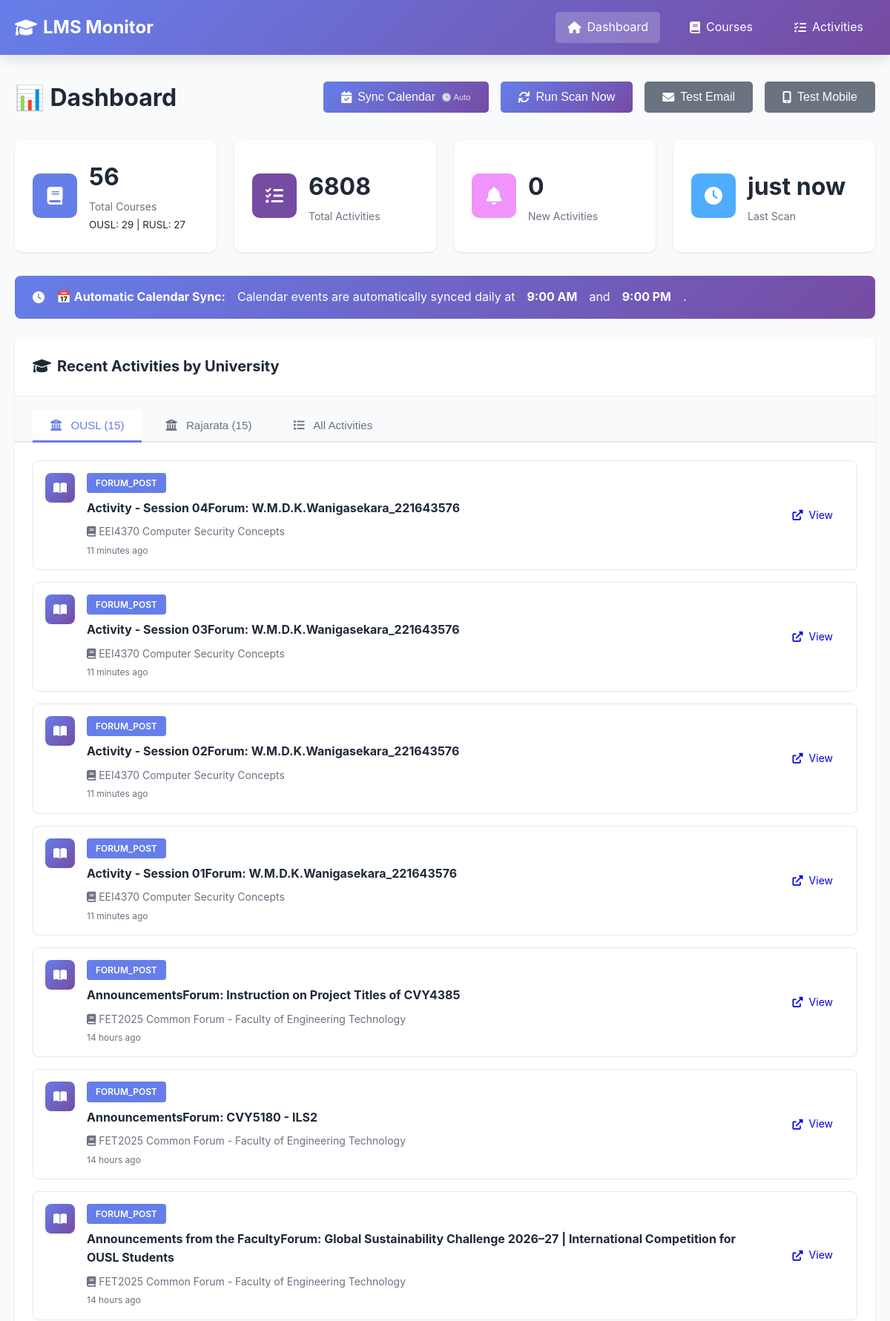
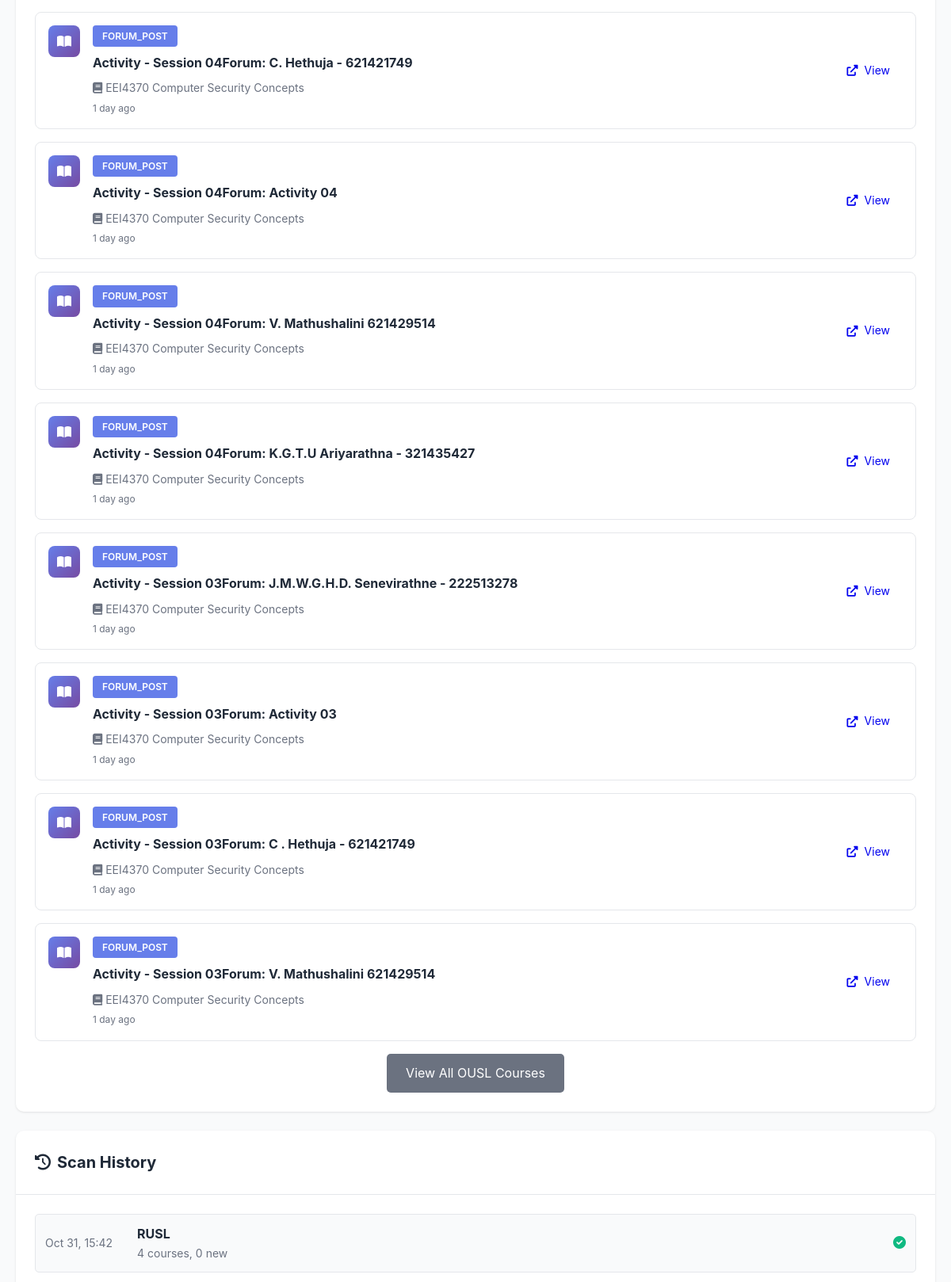
The page / (upper part) on the database its author committed (2 pictures, top to bottom).
### tables this page shows
CREATE TABLE scan_history (
                id INTEGER PRIMARY KEY AUTOINCREMENT,
                lms_name TEXT NOT NULL,
                scan_time TIMESTAMP DEFAULT CURRENT_TIMESTAMP,
                courses_found INTEGER,
                activities_found INTEGER,
                new_activities INTEGER,
                status TEXT,
                error_message TEXT
            );

CREATE TABLE courses (
                id INTEGER PRIMARY KEY AUTOINCREMENT,
                course_id TEXT UNIQUE NOT NULL,
                lms_name TEXT NOT NULL,
                course_name TEXT NOT NULL,
                course_url TEXT,
                first_seen TIMESTAMP DEFAULT CURRENT_TIMESTAMP,
                last_checked TIMESTAMP DEFAULT CURRENT_TIMESTAMP
            );

### app.py (the view, shortened to what this page needs)
@app.route('/')
def index():
    stats = db.get_stats()
    recent_activities = db.get_recent_activities(limit=20)
    scan_history = db.get_scan_history(limit=10)
    ousl_activities = db.get_activities_by_lms('OUSL', limit=15)
    rusl_activities = db.get_activities_by_lms('RUSL', limit=15)
    upcoming_deadlines = db.get_all_upcoming_deadlines(days_ahead=365)
    import re
    is_render = os.getenv('RENDER') is not None or os.getenv('RAILWAY_ENVIRONMENT') is not None
    return render_template('index.html',
                          stats=stats,
                          recent_activities=recent_activities,
                          ousl_activities=ousl_activities,
                          rusl_activities=rusl_activities,
                          upcoming_deadlines=upcoming_deadlines,
                          scan_history=scan_history,
                          is_render=is_render)

### app.py (called while the page is built)
@app.template_filter('datetime')
def format_datetime(value, format='%Y-%m-%d %H:%M:%S'):
    if value is None:
        return ''
    if isinstance(value, str):
        try:
            value = datetime.fromisoformat(value.replace('Z', '+00:00'))
        except:
            return value
    if value.tzinfo is None:
        from datetime import timezone
        value = value.replace(tzinfo=timezone.utc)
    from datetime import timezone, timedelta
    colombo_tz = timezone(timedelta(hours=5, minutes=30))
    local_time = value.astimezone(colombo_tz)
    return local_time.strftime(format)

### database.py (called while the page is built)
    def get_connection(self):
        return sqlite3.connect(self.db_path)

    def get_recent_activities(self, limit: int = 50) -> List[Dict[str, Any]]:
        conn = self.get_connection()
        cursor = conn.cursor()
        cursor.execute("""
            SELECT
                a.activity_id,
                a.activity_type,
                a.title,
                a.description,
                a.url,
                a.deadline,
                a.first_seen,
                a.is_new,
                c.course_name,
                c.lms_name
            FROM activities a
            JOIN courses c ON a.course_id = c.course_id
            ORDER BY a.first_seen DESC
            LIMIT ?
        """, (limit,))
        columns = [desc[0] for desc in cursor.description]
        activities = [dict(zip(columns, row)) for row in cursor.fetchall()]
        conn.close()
        return activities

    def get_activities_by_lms(self, lms_name: str, limit: int = 20) -> List[Dict[str, Any]]:
        conn = self.get_connection()
        cursor = conn.cursor()
        cursor.execute("""
            SELECT
                a.activity_id,
                a.activity_type,
                a.title,
                a.description,
                a.url,
                a.deadline,
                a.first_seen,
                a.is_new,
                c.course_name,
                c.lms_name
            FROM activities a
            JOIN courses c ON a.course_id = c.course_id
            WHERE c.lms_name = ?
            ORDER BY a.first_seen DESC
            LIMIT ?
        """, (lms_name, limit))
        columns = [desc[0] for desc in cursor.description]
        activities = [dict(zip(columns, row)) for row in cursor.fetchall()]
        conn.close()
        return activities

### templates/index.html (shortened to what this page needs)
{% extends "base.html" %}  {% block content %}
<div class="dashboard">
  <div class="page-header">
    <h1>📊 Dashboard</h1>
    <div class="actions">
      <button
        onclick="syncCalendar()"
        class="btn btn-primary"
        title="Auto-syncs daily at 9 AM & 9 PM"
      >
        <i class="fas fa-calendar-check"></i> Sync Calendar
        <span style="font-size: 0.7em; opacity: 0.8">🕒 Auto</span>
      </button>
      {% if is_render %}
      <button class="btn btn-secondary" disabled title="Scanning is automated via GitHub Actions (runs twice daily)">
        <i class="fas fa-sync"></i> Auto Scan (GitHub Actions)
      </button>
      {% else %}
      <button onclick="triggerScan()" class="btn btn-primary">
        <i class="fas fa-sync"></i> Run Scan Now
      </button>
      {% endif %}
      <button onclick="testEmail()" class="btn btn-secondary">
        <i class="fas fa-envelope"></i> Test Email
      </button>
      <button onclick="testNtfy()" class="btn btn-secondary">
        <i class="fas fa-mobile-alt"></i> Test Mobile
      </button>
    </div>
  </div>
  <div class="stats-grid">
    <div class="stat-card">
      <div class="stat-icon" style="background: #667eea">
        <i class="fas fa-book"></i>
      </div>
      <div class="stat-content">
        <h3>{{ stats.total_courses }}</h3>
        <p>Total Courses</p>
        <small
          >OUSL: {{ stats.ousl_courses }} | RUSL: {{ stats.rusl_courses
          }}</small
        >
      </div>
    </div>
    <div class="stat-card">
      <div class="stat-icon" style="background: #764ba2">
        <i class="fas fa-tasks"></i>
      </div>
      <div class="stat-content">
        <h3>{{ stats.total_activities }}</h3>
        <p>Total Activities</p>
      </div>
    </div>
    <div class="stat-card">
      <div class="stat-icon" style="background: #f093fb">
        <i class="fas fa-bell"></i>
      </div>
      <div class="stat-content">
        <h3 id="new-activities-count">{{ stats.new_activities }}</h3>
        <p>New Activities</p>
      </div>
    </div>
    <div class="stat-card">
      <div class="stat-icon" style="background: #4facfe">
        <i class="fas fa-clock"></i>
      </div>
      <div class="stat-content">
        <h3>
          {{ stats.last_scan_time|timeago if stats.last_scan_time else 'Never'
          }}
        </h3>
        <p>Last Scan</p>
      </div>
    </div>
  </div>
  <div
    class="alert alert-success"
    style="
      background: linear-gradient(135deg, #667eea 0%, #764ba2 100%);
      color: white;
      border: none;
    "
  >
    <i class="fas fa-clock"></i>
    <strong>📅 Automatic Calendar Sync:</strong> Calendar events are
    automatically synced daily at <strong>9:00 AM</strong> and
    <strong>9:00 PM</strong>.
  </div>
  <div class="card">
    <div class="card-header">
      <h2>
        <i class="fas fa-graduation-cap"></i> Recent Activities by University
      </h2>
    </div>
    <div class="tabs">
      <button class="tab-button active" onclick="openTab(event, 'ousl')">
        <i class="fas fa-university"></i> OUSL ({{ ousl_activities|length }})
      </button>
      <button class="tab-button" onclick="openTab(event, 'rusl')">
        <i class="fas fa-university"></i> Rajarata ({{ rusl_activities|length
        }})
      </button>
      <button class="tab-button" onclick="openTab(event, 'all')">
        <i class="fas fa-list"></i> All Activities
      </button>
    </div>
    <div id="ousl" class="tab-content active">
      <div class="card-body">
        {% if ousl_activities %}
        <div class="activity-list">
          {% for activity in ousl_activities %}
          <div class="activity-item {% if activity.is_new %}new{% endif %}">
            <div class="activity-icon">
              {% if activity.activity_type == 'assign' %}
              <i class="fas fa-file-alt"></i>
              {% elif activity.activity_type == 'quiz' %}
              <i class="fas fa-question-circle"></i>
              {% elif activity.activity_type == 'resource' %}
              <i class="fas fa-file"></i>
              {% elif activity.activity_type == 'forum' %}
              <i class="fas fa-comments"></i>
              {% else %}
              <i class="fas fa-book-open"></i>
              {% endif %}
            </div>
            <div class="activity-content">
              <div class="activity-header">
                <span class="activity-type">{{ activity.activity_type }}</span>
              </div>
              <h4>{{ activity.title }}</h4>
              <p class="activity-course">
                <i class="fas fa-book"></i> {{ activity.course_name }}
              </p>
              <p class="activity-time">{{ activity.first_seen|timeago }}</p>
            </div>
            {% if activity.url %}
            <a href="{{ activity.url }}" target="_blank" class="btn btn-small">
              <i class="fas fa-external-link-alt"></i> View
            </a>
            {% endif %}
          </div>
          {% endfor %}
        </div>
        <div style="text-align: center; margin-top: 1rem">
          <a href="/courses?lms=OUSL" class="btn btn-secondary"
            >View All OUSL Courses</a
          >
        </div>
        {% else %}
        <p class="empty-state">
          No OUSL activities found yet. Run a scan to get started!
        </p>
        {% endif %}
      </div>
    </div>
  </div>
  <div class="card">
    <div class="card-header">
      <h2><i class="fas fa-history"></i> Scan History</h2>
    </div>
    <div class="card-body">
      {% if scan_history %}
      <div class="scan-history">
        {% for scan in scan_history %}
        <div class="scan-item">
          <div class="scan-time">
            {{ scan.scan_time|datetime('%b %d, %H:%M') }}
          </div>
          <div class="scan-info">
            <strong>{{ scan.lms_name }}</strong>
            <span class="scan-stats">
              {{ scan.courses_found }} courses, {{ scan.new_activities }} new
            </span>
          </div>
          <div class="scan-status">
            {% if scan.status == 'success' %}
            <span class="status-success"
              ><i class="fas fa-check-circle"></i
            ></span>
            {% else %}
            <span class="status-error"
              ><i class="fas fa-times-circle"></i
            ></span>
            {% endif %}
          </div>
        </div>
        {% endfor %}
      </div>
      {% else %}
      <p class="empty-state">No scan history yet.</p>
      {% endif %}
    </div>
  </div>
</div>
{% endblock %}

### rows shown on the page
scan_history: last_scan_time "just now", scan_time "Oct 31, 15:42", lms_name "RUSL", courses_found "4", new_activities "0", status "success" (drawn)
courses: activity_type "FORUM_POST", title "Activity - Session 04Forum: W.M.D.K.Wanigasekara_221643576", course_name "EEI4370 Computer Security Concepts", first_seen "11 minutes ago", title "Activity - Session 03Forum: W.M.D.K.Wanigasekara_221643576", title "Activity - Session 02Forum: W.M.D.K.Wanigasekara_221643576", title "Activity - Session 01Forum: W.M.D.K.Wanigasekara_221643576", title "Activity - Session 04Forum: C. Hethuja - 621421749", first_seen "1 day ago", title "Activity - Session 04Forum: Activity 04", title "Activity - Session 04Forum: V. Mathushalini 621429514", title "Activity - Session 04Forum: K.G.T.U Ariyarathna - 321435427", title "Activity - Session 03Forum: J.M.W.G.H.D. Senevirathne - 222513278", title "Activity - Session 03Forum: Activity 03", title "Activity - Session 03Forum: C . Hethuja - 621421749", title "Activity - Session 03Forum: V. Mathushalini 621429514"
courses: activity_type "FORUM_POST", title "AnnouncementsForum: Instruction on Project Titles of CVY4385", course_name "FET2025 Common Forum - Faculty of Engineering Technology", first_seen "14 hours ago", title "AnnouncementsForum: CVY5180 - ILS2", title "Announcements from the FacultyForum: Global Sustainability Challenge 2026–27 | International Competition for OUSL Students"

### other values the page prints
{{ stats.total_courses }} "56"
{{ stats.ousl_courses }} "29"
{{ stats.rusl_courses }} "27"
{{ stats.total_activities }} "6808"
{{ stats.new_activities }} "0"
{{ ousl_activities|length }} "15"
{{ rusl_activities|length }} "15"
